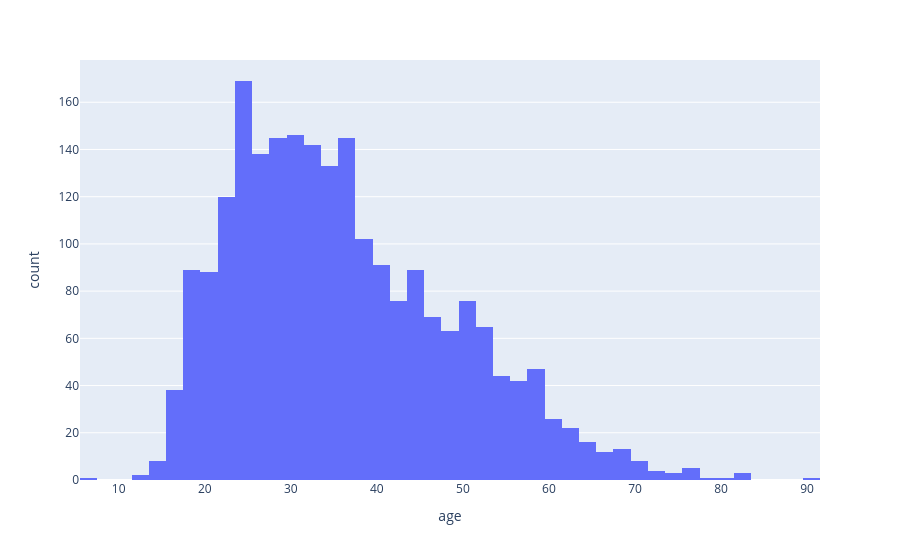

Here is the notebook cell this chart was saved with:
### Code cell
px.histogram(df_fatalities, x="age")

### Figure 1 — Plotly figure (JSON) as saved in the notebook; plotly's stock layout.template omitted (floating-point values rounded to 4 significant figures; data arrays with more than 128 entries replaced by an {"elided": "..."} marker saying what was removed)
{"data": [{"bingroup": "x", "hovertemplate": "age=%{x}<br>count=%{y}<extra></extra>", "legendgroup": "", "marker": {"color": "#636efa", "pattern": {"shape": ""}}, "name": "", "orientation": "v", "showlegend": false, "type": "histogram", "x": {"elided": "2243 float values"}, "xaxis": "x", "yaxis": "y"}], "layout": {"barmode": "relative", "legend": {"tracegroupgap": 0}, "margin": {"t": 60}, "xaxis": {"anchor": "y", "domain": [0, 1], "title": {"text": "age"}}, "yaxis": {"anchor": "x", "domain": [0, 1], "title": {"text": "count"}}}}
